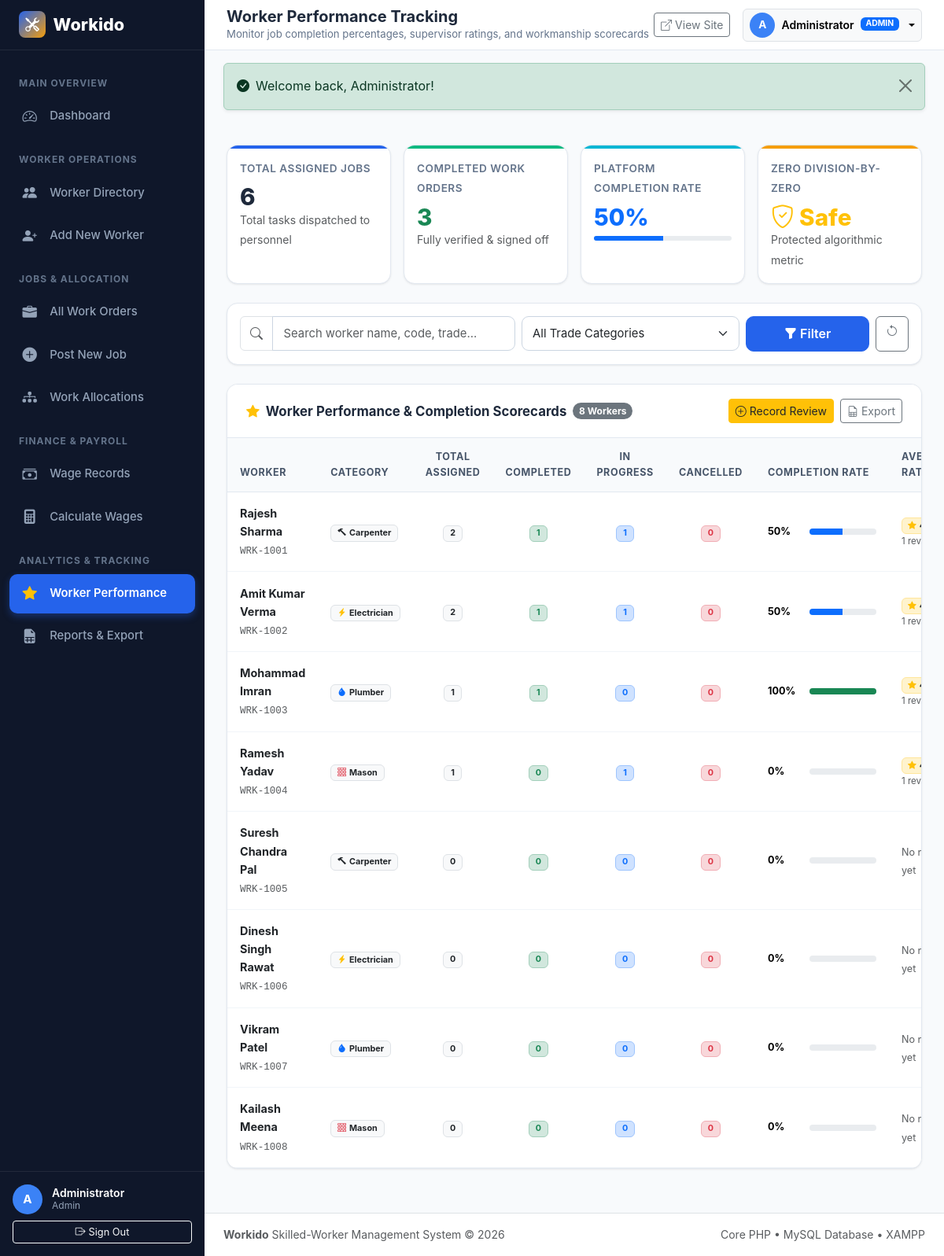
The page /admin/performance.php (signed in) on the database its author committed.
### tables this page shows
CREATE TABLE `workers` (
  `id` INT AUTO_INCREMENT PRIMARY KEY,
  `worker_code` VARCHAR(20) NOT NULL UNIQUE,
  `full_name` VARCHAR(100) NOT NULL,
  `mobile_number` VARCHAR(20) NOT NULL,
  `email` VARCHAR(100) NULL,
  `address` TEXT NOT NULL,
  `category` ENUM('Carpenter', 'Electrician', 'Plumber', 'Mason') NOT NULL,
  `skills` TEXT NOT NULL,
  `experience_years` DECIMAL(4,1) NOT NULL DEFAULT 0.0,
  `daily_wage` DECIMAL(10,2) NOT NULL DEFAULT 0.00,
  `availability_status` ENUM('Available', 'Assigned', 'On Leave', 'Inactive') NOT NULL DEFAULT 'Available',
  `joining_date` DATE NOT NULL,
  `additional_details` TEXT NULL,
  `created_at` DATETIME NOT NULL DEFAULT CURRENT_TIMESTAMP,
  `updated_at` DATETIME NOT NULL DEFAULT CURRENT_TIMESTAMP ON UPDATE CURRENT_TIMESTAMP,
  INDEX `idx_worker_category` (`category`),
  INDEX `idx_worker_status` (`availability_status`),
  INDEX `idx_worker_code` (`worker_code`)
);

### admin/performance.php (the view, shortened to what this page needs)
<?php
require_once __DIR__ . '/../includes/admin_header.php';
$pdo = getDBConnection();
$search = sanitize($_GET['search'] ?? '');
$sql = "
    SELECT w.*,
        COUNT(ja.id) as total_assigned,
        SUM(CASE WHEN j.status = 'Completed' THEN 1 ELSE 0 END) as completed_count,
        SUM(CASE WHEN j.status IN ('Assigned', 'In Progress', 'Pending') THEN 1 ELSE 0 END) as pending_count,
        SUM(CASE WHEN j.status = 'Cancelled' THEN 1 ELSE 0 END) as cancelled_count,
        (SELECT AVG(rating) FROM performance_records pr WHERE pr.worker_id = w.id) as avg_rating,
        (SELECT COUNT(*) FROM performance_records pr WHERE pr.worker_id = w.id) as total_reviews
    FROM workers w
    LEFT JOIN job_assignments ja ON w.id = ja.worker_id
    LEFT JOIN jobs j ON ja.job_id = j.id
    WHERE 1=1
";
$params = [];
$sql .= " GROUP BY w.id ORDER BY avg_rating DESC, completed_count DESC";
$stmt = $pdo->prepare($sql);
$stmt->execute($params);
$workersPerformance = $stmt->fetchAll();
$overallAssigned = 0;
$overallCompleted = 0;
foreach ($workersPerformance as $wp) {
    $overallAssigned += (int)$wp['total_assigned'];
    $overallCompleted += (int)$wp['completed_count'];
}
$overallCompletionRate = calculateCompletionRate($overallCompleted, $overallAssigned);
?>
<div class="row g-3 mb-4">
    <div class="col-md-3">
        <div class="stat-card card-blue p-3">
            <span class="stat-label">Total Assigned Jobs</span>
            <div class="stat-value"><?= number_format($overallAssigned) ?></div>
            <small class="text-muted">Total tasks dispatched to personnel</small>
        </div>
    </div>
    <div class="col-md-3">
        <div class="stat-card card-emerald p-3">
            <span class="stat-label">Completed Work Orders</span>
            <div class="stat-value text-success"><?= number_format($overallCompleted) ?></div>
            <small class="text-muted">Fully verified & signed off</small>
        </div>
    </div>
    <div class="col-md-3">
        <div class="stat-card card-cyan p-3">
            <span class="stat-label">Platform Completion Rate</span>
            <div class="stat-value text-primary"><?= $overallCompletionRate ?>%</div>
            <div class="progress mt-2" style="height: 6px;">
                <div class="progress-bar bg-primary" style="width: <?= $overallCompletionRate ?>%"></div>
            </div>
        </div>
    </div>
    <div class="col-md-3">
        <div class="stat-card card-amber p-3">
            <span class="stat-label">Zero Division-by-Zero</span>
            <div class="stat-value text-warning"><i class="bi bi-shield-check"></i> Safe</div>
            <small class="text-muted">Protected algorithmic metric</small>
        </div>
    </div>
</div>
<div class="dashboard-card mb-4">
    <div class="dashboard-card-body p-3">
        <form method="GET" action="" class="row g-2 align-items-center">
            <div class="col-md-5">
                <div class="input-group">
                    <span class="input-group-text bg-white"><i class="bi bi-search text-muted"></i></span>
                    <input type="text" name="search" class="form-control" placeholder="Search worker name, code, trade..." value="<?= e($search) ?>" data-table-search="#perfTable">
                </div>
            </div>
            <div class="col-sm-6 col-md-4">
                <select name="category" class="form-select" onchange="this.form.submit()">
                    <option value="">All Trade Categories</option>
                </select>
            </div>
            <div class="col-md-3 d-flex gap-2">
                <button type="submit" class="btn btn-primary w-100"><i class="bi bi-funnel-fill me-1"></i>Filter</button>
                <a href="<?= getBaseUrl('admin/performance.php') ?>" class="btn btn-outline-secondary" title="Reset"><i class="bi bi-arrow-counterclockwise"></i></a>
            </div>
        </form>
    </div>
</div>
<div class="dashboard-card">
    <div class="dashboard-card-header">
        <div class="d-flex align-items-center gap-2">
            <h5 class="dashboard-card-title mb-0">
                <i class="bi bi-star-fill text-warning"></i> Worker Performance & Completion Scorecards
            </h5>
            <span class="badge bg-secondary rounded-pill"><?= count($workersPerformance) ?> Workers</span>
        </div>
        <div class="d-flex gap-2">
            <a href="<?= getBaseUrl('admin/add_performance.php') ?>" class="btn btn-warning btn-sm text-dark">
                <i class="bi bi-plus-circle me-1"></i>Record Review
            </a>
            <a href="<?= getBaseUrl('admin/reports.php?export=performance') ?>" class="btn btn-outline-secondary btn-sm" title="Export Performance CSV">
                <i class="bi bi-file-earmark-spreadsheet me-1"></i>Export
            </a>
        </div>
    </div>
    <div class="table-responsive">
        <table class="table table-workido" id="perfTable">
            <thead>
                <tr>
                    <th>Worker</th>
                    <th>Category</th>
                    <th class="text-center">Total Assigned</th>
                    <th class="text-center">Completed</th>
                    <th class="text-center">In Progress</th>
                    <th class="text-center">Cancelled</th>
                    <th style="min-width: 170px;">Completion Rate</th>
                    <th>Average Rating</th>
                </tr>
            </thead>
            <tbody>
                <?php if (empty($workersPerformance)): ?>
                    <tr class="no-filter">
                        <td colspan="9" class="text-center py-5 text-muted">No worker records found.</td>
                    </tr>
                <?php else: ?>
                    <?php foreach ($workersPerformance as $wp):
                        $totalAssigned = (int)$wp['total_assigned'];
                        $compCount = (int)$wp['completed_count'];
                        $pendCount = (int)$wp['pending_count'];
                        $cancCount = (int)$wp['cancelled_count'];
                        $completionRate = calculateCompletionRate($compCount, $totalAssigned);
                        $rating = $wp['avg_rating'] ? (float)$wp['avg_rating'] : null;
                    ?>
                        <tr>
                            <td>
                                <a href="<?= getBaseUrl('admin/view_worker.php?id=' . $wp['id']) ?>" class="fw-bold text-dark text-decoration-none d-block">
                                    <?= e($wp['full_name']) ?>
                                </a>
                                <small class="text-muted font-monospace"><?= e($wp['worker_code']) ?></small>
                            </td>
                            <td><?= getCategoryBadge($wp['category']) ?></td>
                            <td class="text-center"><span class="badge bg-light text-dark border px-2 py-1"><?= $totalAssigned ?></span></td>
                            <td class="text-center"><span class="badge bg-success-subtle text-success border border-success-subtle px-2 py-1"><?= $compCount ?></span></td>
                            <td class="text-center"><span class="badge bg-primary-subtle text-primary border border-primary-subtle px-2 py-1"><?= $pendCount ?></span></td>
                            <td class="text-center"><span class="badge bg-danger-subtle text-danger border border-danger-subtle px-2 py-1"><?= $cancCount ?></span></td>
                            <td>
                                <div class="d-flex align-items-center gap-2">
                                    <span class="fw-bold small" style="width: 45px;"><?= $completionRate ?>%</span>
                                    <div class="progress flex-grow-1" style="height: 8px;">
                                        <div class="progress-bar <?= $completionRate >= 80 ? 'bg-success' : ($completionRate >= 50 ? 'bg-primary' : 'bg-warning') ?>"
                                             role="progressbar"
                                             style="width: <?= $completionRate ?>%"
                                             aria-valuenow="<?= $completionRate ?>"
                                             aria-valuemin="0"
                                             aria-valuemax="100"></div>
                                    </div>
                                </div>
                            </td>
                            <td>
                                <?php if ($rating !== null): ?>
                                    <span class="badge bg-warning-subtle text-dark border border-warning-subtle">
                                        <i class="bi bi-star-fill text-warning me-1"></i><?= number_format($rating, 1) ?> / 5.0
                                    </span>
                                    <small class="text-muted d-block" style="font-size: 0.72rem;"><?= (int)$wp['total_reviews'] ?> reviews</small>
                                <?php else: ?>
                                    <span class="text-muted small">No reviews yet</span>
                                <?php endif; ?>
                            </td>
                        </tr>
                    <?php endforeach; ?>
                <?php endif; ?>
            </tbody>
        </table>
    </div>
</div>
<?php include __DIR__ . '/../includes/admin_footer.php'; ?>

### config/functions.php (shortened to what this page needs)
<?php
function e(?string $string): string {
    return htmlspecialchars((string)($string ?? ''), ENT_QUOTES, 'UTF-8');
}
function sanitize(?string $string): string {
    return trim((string)($string ?? ''));
}
function getFlash(): ?array {
    if (isset($_SESSION['flash'])) {
        $flash = $_SESSION['flash'];
        return $flash;
    }
    return null;
}
function renderFlash(): string {
    $flash = getFlash();
    $type = e($flash['type']);
    $message = e($flash['message']);
    $icon = match($flash['type']) {
        'success' => '<i class="bi bi-check-circle-fill me-2"></i>',
        'danger'  => '<i class="bi bi-exclamation-triangle-fill me-2"></i>',
        'warning' => '<i class="bi bi-exclamation-circle-fill me-2"></i>',
        default   => '<i class="bi bi-info-circle-fill me-2"></i>',
    };
    return '<div class="alert alert-' . $type . ' alert-dismissible fade show shadow-sm" role="alert">
                ' . $icon . '<span>' . $message . '</span>
                <button type="button" class="btn-close" data-bs-dismiss="alert" aria-label="Close"></button>
            </div>';
}
function getBaseUrl(string $path = ''): string {
    $scriptDir = dirname($_SERVER['SCRIPT_NAME']);
    $scriptDir = str_replace('\\', '/', $scriptDir);
    if (str_ends_with($scriptDir, '/admin') || str_ends_with($scriptDir, '/customer') || str_ends_with($scriptDir, '/includes') || str_ends_with($scriptDir, '/config')) {
        $base = dirname($scriptDir);
    } else {
        $base = $scriptDir;
    }
    $base = rtrim($base, '/');
    $cleanPath = ltrim($path, '/');
    return ($base ? $base : '') . ($cleanPath ? '/' . $cleanPath : '');
}
function getCategoryBadge(string $category): string {
    $icon = match ($category) {
        'Carpenter'   => '<i class="bi bi-hammer me-1 text-amber"></i>',
        'Electrician' => '<i class="bi bi-lightning-charge-fill me-1 text-warning"></i>',
        'Plumber'     => '<i class="bi bi-droplet-fill me-1 text-primary"></i>',
        'Mason'       => '<i class="bi bi-bricks me-1 text-danger"></i>',
        default       => '<i class="bi bi-tools me-1"></i>'
    };
    return '<span class="badge bg-light text-dark border px-2 py-1">' . $icon . e($category) . '</span>';
}
function calculateCompletionRate(int|float $completed, int|float $total): float {
    if ($total <= 0) {
        return 0.0;
    }
    return round(($completed / $total) * 100, 1);
}

### assets/css/style.css (style rules this page uses)
:root { --primary: #2563eb; --primary-dark: #1d4ed8; --primary-light: #eff6ff; --secondary: #0f172a; --secondary-light: #1e293b; --accent: #f59e0b; --accent-hover: #d97706; --text-main: #334155; --text-muted: #64748b; --bg-light: #f8fafc; --bg-white: #ffffff; --border-color: #e2e8f0; --shadow-sm: 0 1px 2px 0 rgba(0, 0, 0, 0.05); --shadow-md: 0 4px 6px -1px rgba(0, 0, 0, 0.08), 0 2px 4px -2px rgba(0, 0, 0, 0.05); --shadow-lg: 0 10px 15px -3px rgba(0, 0, 0, 0.1), 0 4px 6px -4px rgba(0, 0, 0, 0.05); --transition: all 0.25s ease-in-out; }
body { font-family: -apple-system, BlinkMacSystemFont, "Segoe UI", Roboto, "Helvetica Neue", Arial, sans-serif; color: var(--text-main); background-color: var(--bg-light); line-height: 1.6; margin: 0; padding: 0; }
.stat-label { font-size: 0.9rem; color: var(--text-muted); font-weight: 500; }
.btn-primary { background-color: var(--primary); border-color: var(--primary); font-weight: 600; padding: 0.6rem 1.4rem; border-radius: 10px; transition: var(--transition); }

### assets/css/dashboard.css (style rules this page uses)
:root { --sidebar-width: 260px; --sidebar-bg: #0f172a; --sidebar-color: #cbd5e1; --sidebar-active: #2563eb; --sidebar-hover: #1e293b; --topbar-height: 64px; --bg-body: #f8fafc; --card-bg: #ffffff; --border-subtle: #e2e8f0; --text-primary: #1e293b; --text-secondary: #64748b; --shadow-card: 0 1px 3px 0 rgba(0, 0, 0, 0.07), 0 1px 2px -1px rgba(0, 0, 0, 0.05); --shadow-hover: 0 8px 16px -2px rgba(0, 0, 0, 0.08); }
body { background-color: var(--bg-body); color: var(--text-primary); font-family: -apple-system, BlinkMacSystemFont, "Segoe UI", Roboto, "Helvetica Neue", Arial, sans-serif; min-height: 100vh; }
.stat-card { background: var(--card-bg); border: 1px solid var(--border-subtle); border-radius: 14px; padding: 1.5rem; box-shadow: var(--shadow-card); transition: transform 0.2s ease, box-shadow 0.2s ease; position: relative; overflow: hidden; height: 100%; }
.stat-card::before { content: ''; position: absolute; top: 0; left: 0; right: 0; height: 4px; }
.stat-card.card-blue::before { background-color: #2563eb; }
.stat-card.card-emerald::before { background-color: #10b981; }
.stat-card.card-amber::before { background-color: #f59e0b; }
.stat-card.card-cyan::before { background-color: #06b6d4; }
.stat-value { font-size: 1.85rem; font-weight: 800; color: var(--text-primary); line-height: 1.1; margin-top: 0.5rem; }
.stat-label { font-size: 0.85rem; font-weight: 600; color: var(--text-secondary); text-transform: uppercase; letter-spacing: 0.5px; }
.dashboard-card { background-color: var(--card-bg); border: 1px solid var(--border-subtle); border-radius: 14px; box-shadow: var(--shadow-card); margin-bottom: 1.75rem; overflow: hidden; }
.dashboard-card-header { padding: 1.15rem 1.5rem; border-bottom: 1px solid var(--border-subtle); display: flex; align-items: center; justify-content: space-between; background-color: #ffffff; }
.dashboard-card-title { font-size: 1.05rem; font-weight: 700; margin: 0; color: var(--text-primary); display: flex; align-items: center; gap: 0.5rem; }
.dashboard-card-body { padding: 1.5rem; }
.table-workido { margin-bottom: 0; vertical-align: middle; }
.table-workido thead th { background-color: #f8fafc; color: #475569; font-size: 0.785rem; font-weight: 700; text-transform: uppercase; letter-spacing: 0.6px; border-bottom: 1px solid var(--border-subtle); padding: 0.85rem 1rem; }
.table-workido tbody td { padding: 0.95rem 1rem; font-size: 0.9rem; border-bottom: 1px solid #f1f5f9; }
.form-control, .form-select { border-radius: 9px; border: 1px solid #cbd5e1; padding: 0.6rem 0.85rem; font-size: 0.925rem; transition: border-color 0.2s, box-shadow 0.2s; }

### rows shown on the page
workers: full_name "Rajesh Sharma", worker_code "WRK-1001", category "Carpenter", totalAssigned "2", compCount "1", pendCount "1", cancCount "0", completionRate "50", total_reviews "1"
workers: full_name "Amit Kumar Verma", worker_code "WRK-1002", category "Electrician", totalAssigned "2", compCount "1", pendCount "1", cancCount "0", completionRate "50", total_reviews "1"
workers: full_name "Mohammad Imran", worker_code "WRK-1003", category "Plumber", totalAssigned "1", compCount "1", pendCount "0", cancCount "0", completionRate "100", total_reviews "1"
workers: full_name "Ramesh Yadav", worker_code "WRK-1004", category "Mason", totalAssigned "1", compCount "0", pendCount "1", cancCount "0", completionRate "0", total_reviews "1"
workers: full_name "Suresh Chandra Pal", worker_code "WRK-1005", category "Carpenter", totalAssigned "0", compCount "0", pendCount "0", cancCount "0", completionRate "0", shows "No"
workers: full_name "Dinesh Singh Rawat", worker_code "WRK-1006", category "Electrician", totalAssigned "0", compCount "0", pendCount "0", cancCount "0", completionRate "0", shows "No"
workers: full_name "Vikram Patel", worker_code "WRK-1007", category "Plumber", totalAssigned "0", compCount "0", pendCount "0", cancCount "0", completionRate "0", shows "No"
workers: full_name "Kailash Meena", worker_code "WRK-1008", category "Mason", totalAssigned "0", compCount "0", pendCount "0", cancCount "0", completionRate "0", shows "No"

### other values the page prints
substr($user['full_name'] ?? 'A', 0, 1) "A"
$user['full_name'] "Administrator"
$user['role'] "Admin"
$pageTitle "Worker Performance Tracking"
$pageSubtitle "Monitor job completion percentages, supervisor ratings, and workmanship scorecards"
$user['role'] "ADMIN"
$message "Welcome back, Administrator!"
$overallAssigned "6"
$overallCompleted "3"
$overallCompletionRate "50"
count($workersPerformance) "8"
